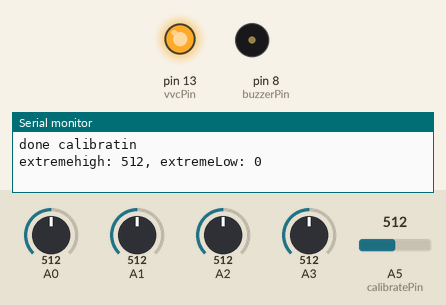
Simulated run of this sketch. Board: Arduino Uno, built with avr-gcc and run on an emulated ATmega328P. Shown: output pins drawn as LEDs (lit = HIGH), buzzer (waves = sounding), the last lines printed to the serial monitor. The inputs (shaded band) are chosen by the test bench; at power-on: A0 = 512, A1 = 512, A2 = 512, A3 = 512, A5 (calibratePin) = 512.

Above: at 5.05 s.
At 7.6 s:
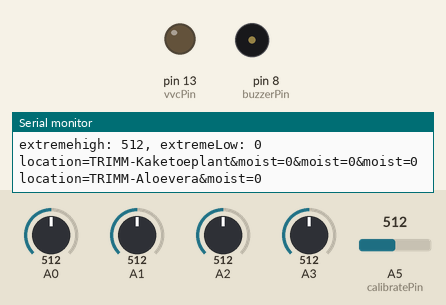
At 10.28 s:
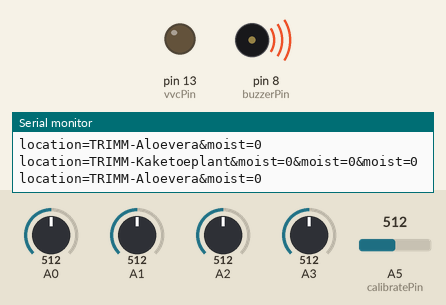
Timing chart, 0 to 11.7 s (numbered marks = the images above):
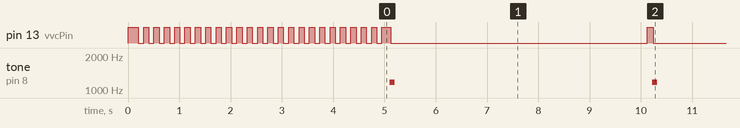

The sketch:

plantmonitor-cablecali.ino
```cpp
//In this sketch, calibration is done by plugging the common anode directly to an analog input. Works nicely.


int moistValue1;
int moistValue2;
int moistValue3;
int moistValue4;
int calibrateValue;
const int vvcPin = 13;
const int ledPin = LED_BUILTIN;
const int buzzerPin = 8;
const int calibratePin = A5;

const int buzzerTone = 1175;

//vars for the blinking led
const int blinkInterval = 100;
unsigned long lastBlinkMoment = 0;
int ledState = LOW;

const int calibrateTime = 5000; //number of ms to calibrate
int extremeHigh = 0; //will be overwritten
const int extremeLow = 0; //we'll assume that total wetness is 0. calibrating this would be a hassle.

// const unsigned long delayTime = 900000;
const unsigned long delayTime = 5000;


void setup() {
  pinMode(vvcPin, OUTPUT);
  pinMode(ledPin, OUTPUT);
  pinMode(buzzerPin, OUTPUT);
  digitalWrite(vvcPin, HIGH);
  Serial.begin(9600);
  calibrateExtremes();
}

void loop() {
  digitalWrite(vvcPin, HIGH);

  delay(100); //give sensors time to boot;

  moistValue1 = analogRead(A0);
  moistValue2 = analogRead(A1);
  moistValue3 = analogRead(A2);
  moistValue4 = analogRead(A3);


  tone(buzzerPin, 1175, 100);
  Serial.print("location=TRIMM-Kaketoeplant");
  Serial.print("&moist=" + mapValue(moistValue1));
  Serial.print("&moist=" + mapValue(moistValue2));
  Serial.println("&moist=" + mapValue(moistValue3)); //end with a number value, not a string.
  Serial.print("location=TRIMM-Aloevera");
  Serial.println("&moist=" + mapValue(moistValue4)); //end with a number value, not a string.


  // Serial.println();

  digitalWrite(vvcPin, LOW);

  delay(delayTime);
}

String mapValue(int src) {
  return String(
      map(src, extremeLow, extremeHigh, 100, 0)
  );
}

void calibrateExtremes() {
  // Serial.println("Starting to calibrate");

  while (millis() < calibrateTime) {
    blink();

    calibrateValue = analogRead(calibratePin);

    if (calibrateValue > extremeHigh) {
      extremeHigh = calibrateValue;
    }
    // if (moistValue1 < extremeLow) {
    //   extremeLow = moistValue1;
    // }
  }

  digitalWrite(ledPin, LOW);
  Serial.println("done calibratin");
  Serial.print("extremehigh: " + String(extremeHigh));
  Serial.println(", extremeLow: " + String(extremeLow));
}

void blink() {
  if (millis() > lastBlinkMoment + blinkInterval) {
      if (ledState == HIGH) {
        ledState = LOW;
        tone(buzzerPin, 1175);

      } else {
        ledState = HIGH;
        noTone(buzzerPin);
      }
      digitalWrite(ledPin, ledState);
      lastBlinkMoment = millis();
      noTone(buzzerPin);
  }
}
```

Measured:
- by itself, pin 13 (vvcPin): goes 23 × (LOW 0.10 s, HIGH 0.10 s), LOW 0.10 s, HIGH 0.17 s, 24 × (LOW 5.0 s, HIGH 0.12 s), then LOW
- by itself, tone on pin 8 (buzzerPin): alternates 1175 Hz for 0.10 s and silent for 5.0 s
